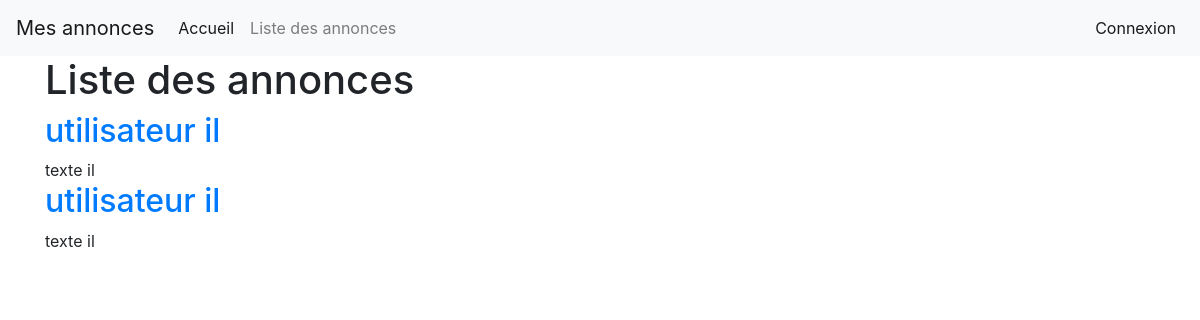
/annonces, run on the app's committed database.
### tables this page shows
CREATE TABLE `annonces` (
  `id` int(11) NOT NULL,
  `titre` varchar(255) NOT NULL,
  `description` longtext NOT NULL,
  `created_at` datetime NOT NULL DEFAULT CURRENT_TIMESTAMP,
  `actif` tinyint(1) NOT NULL,
  `users_id` int(11) NOT NULL
);

### Controllers/Controller.php (called while the page is built, shortened)
<?php
class Controller
{
    public function render(string $fichier, $donnees = [], string $template = 'default')
    {
        extract($donnees);
        require_once ROOT.'/Views/'.$fichier.'.php';
    }
}

### Controllers/AnnoncesController.php (called while the page is built, shortened)
<?php
class AnnoncesController extends Controller
{
    public function index()
    {
        $annoncesModel = new AnnoncesModel;
        $annonces = $annoncesModel->findBy(['actif' => 1]);
        $this->render('annonces/index', compact('annonces'));
    }
}

### public/index.php (called while the page is built, shortened)
<?php
$app = new Main();
$app->start();

### Models/Model.php (called while the page is built, shortened)
<?php
class Model extends Db
{
    protected $table;
    public function findBy(array $criteres)
    {
        $champs = [];
        $valeurs = [];
        foreach ($criteres as $champ => $valeur) {
            $champs[] = "$champ = ?";
            $valeurs[] = $valeur;
        }
        $liste_champs = implode(' AND ', $champs);
        return $this->requete("SELECT * FROM {$this->table} WHERE $liste_champs", $valeurs)->fetchAll();
    }
    public function requete(string $sql, array $attributs = null)
    {
        $this->db = Db::getInstance();
        if ($attributs !== null) {
            $query = $this->db->prepare($sql);
            $query->execute($attributs);
            return $query;
        } else {
            return $this->db->query($sql);
        }
    }
}

### Models/AnnoncesModel.php (called while the page is built, shortened)
<?php
class AnnoncesModel extends Model
{
    public function __construct()
    {
        $this->table = 'annonces';
    }
}

### Core/Db.php (called while the page is built, shortened)
<?php
class Db extends PDO
{
    private static $instance;
    private function __construct()
    {
        $_dsn = 'mysql:dbname='. self::DBNAME . ';host=' . self::DBHOST;
    }
    public static function getInstance():self
    {
        if(self::$instance === null){
            self::$instance = new self();
        }
        return self::$instance;
    }
}

### Views/annonces/index.php (the view)
<h1>Liste des annonces</h1>
<?php foreach ($annonces as $annonce) : ?>
    <article>
        <h2> <a href="/annonces/lire/<?php echo $annonce->id ?>"><?php echo $annonce->titre ?></a></h2>
        <div><?php echo $annonce->description ?></div>
    </article>
<?php endforeach; ?>

### data on the page
annonces: titre "utilisateur il", description "texte il"
annonces: titre "utilisateur il", description "texte il"
